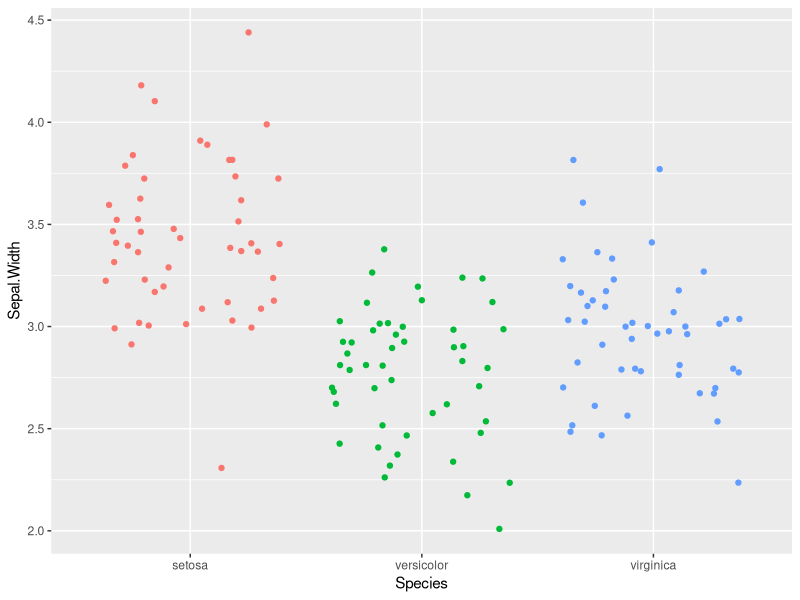
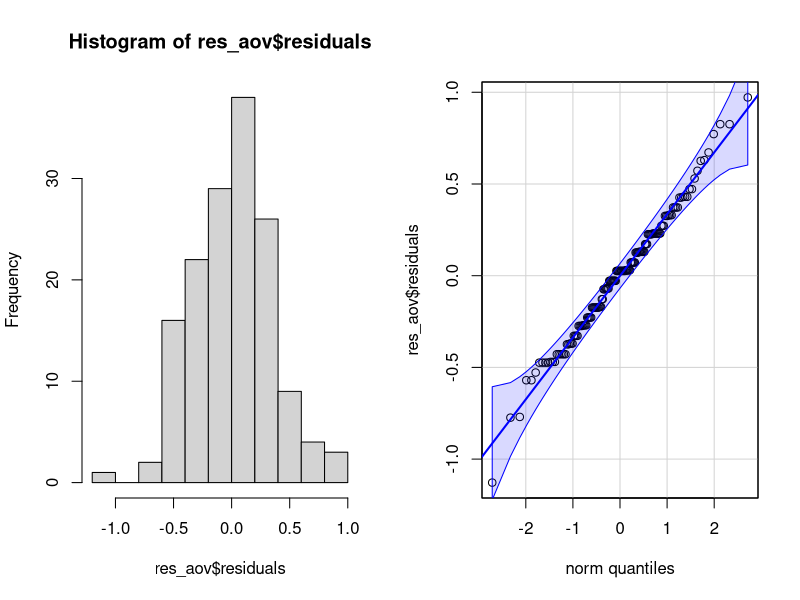
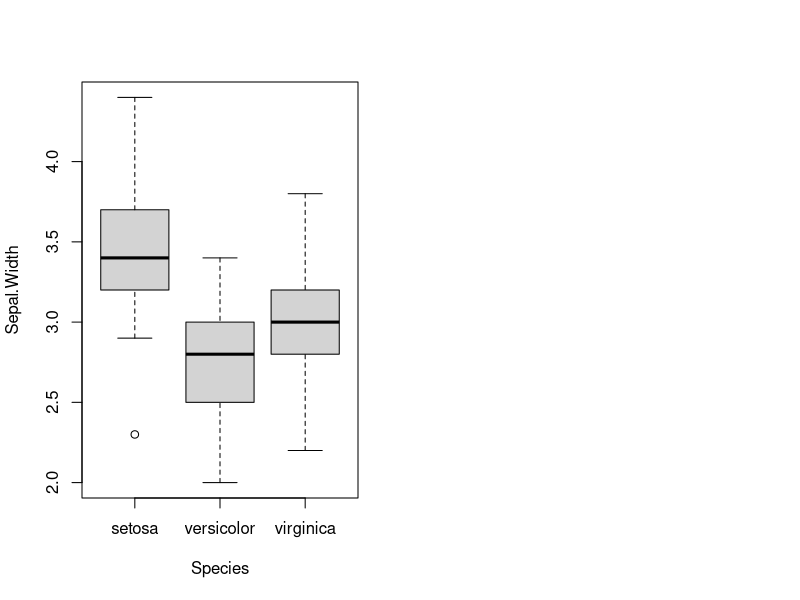
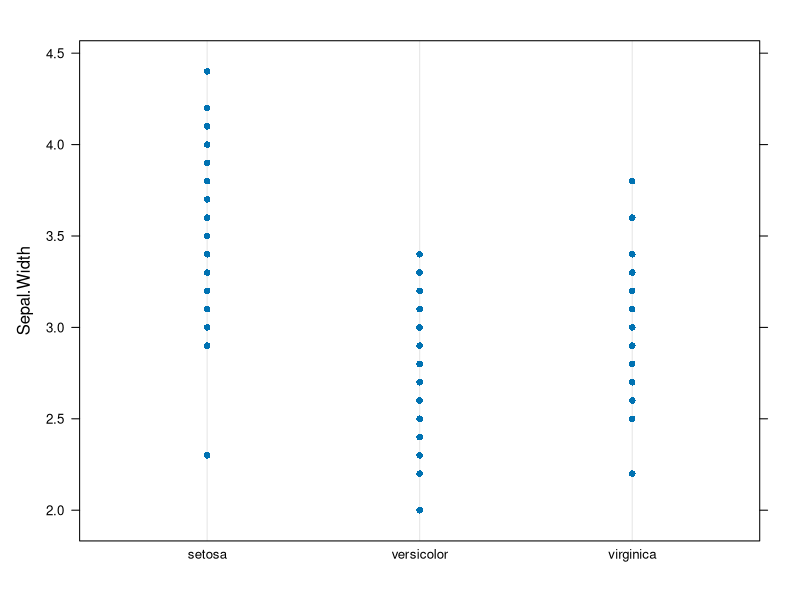
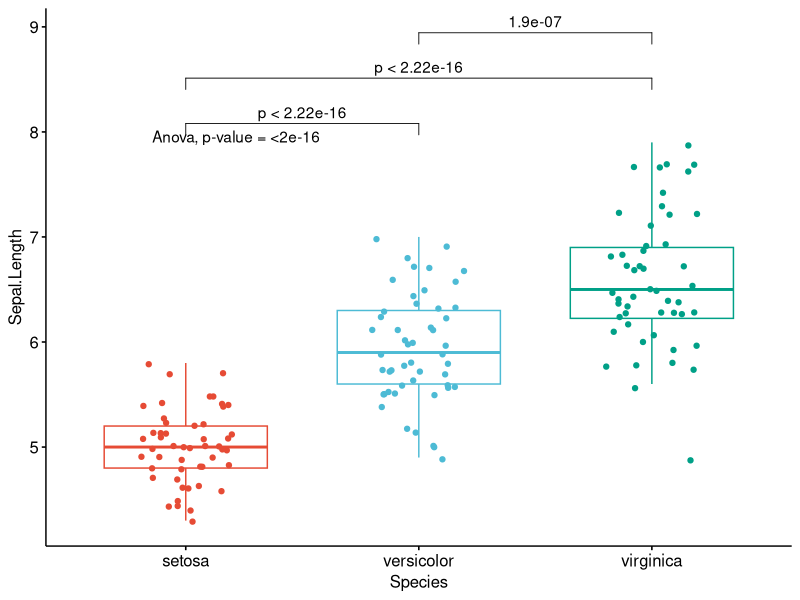
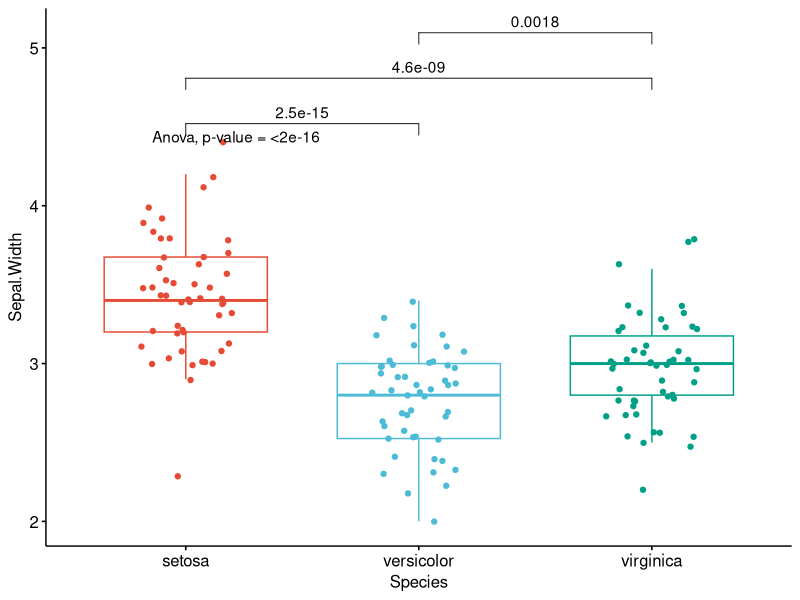
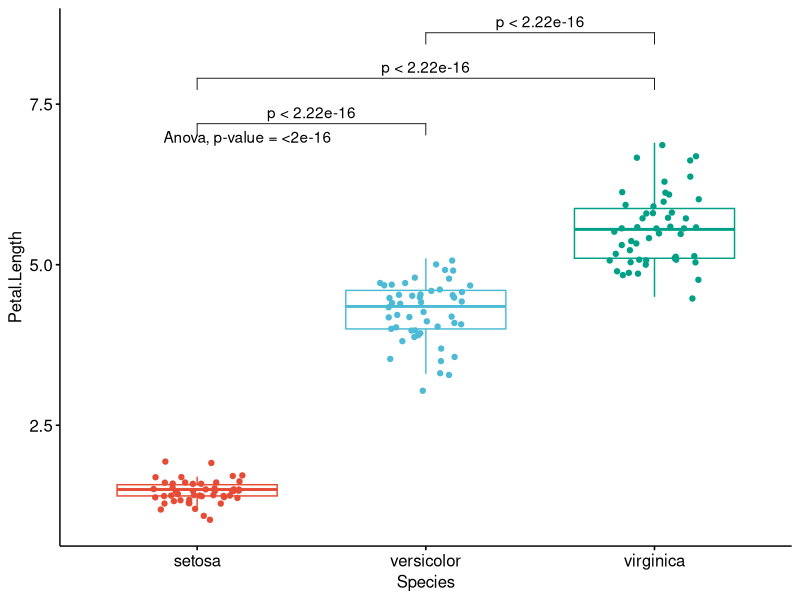
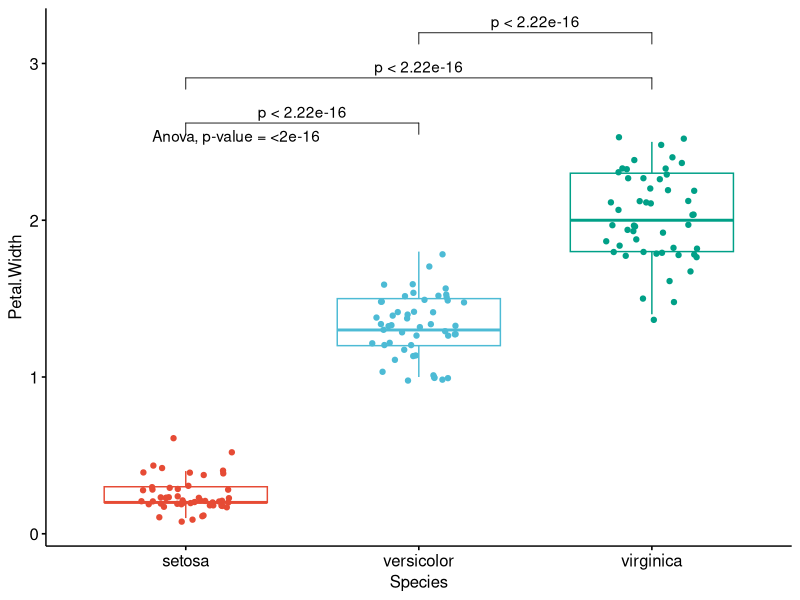

These figures' R source, in order:
## ---- chunk 1
#paquetes R a utilizar
library(tidyverse)
## ---- chunk 2
#datos
tibble(iris)
## ---- chunk 3
#inspección de datos
ggplot(iris) +
  aes(x = Species, y = Sepal.Width, color = Species) +
  geom_jitter() +
  theme(legend.position = "none")
## ---- chunk 4
res_aov <- aov(Sepal.Width ~ Species,
  data = iris
)
## ---- chunk 5
par(mfrow = c(1, 2)) # combine plots

# histogram
hist(res_aov$residuals)

# QQ-plot
library(car)
qqPlot(res_aov$residuals,
  id = FALSE # id = FALSE to remove point identification
)
## ---- chunk 6
# Boxplot
boxplot(Sepal.Width ~ Species,
  data = iris
)
## ---- chunk 7
# Dotplot
library("lattice")

dotplot(Sepal.Width ~ Species,
  data = iris
)
## ---- chunk 8
# Levene's test
library(car)

leveneTest(Sepal.Width ~ Species,
  data = iris
)
## ---- chunk 9
# primer metodo:
oneway.test(Sepal.Width ~ Species,
  data = iris,
  var.equal = TRUE # asumiendo varianzas iguales
)
## ---- chunk 10
# 2nd method:
res_aov <- aov(Sepal.Width ~ Species,
  data = iris
)

summary(res_aov)
## ---- chunk 11
oneway.test(Sepal.Width ~ Species,
  data = iris,
  var.equal = FALSE # asumiendo variaciones desiguales
)
## ---- chunk 12
library(multcomp)
# Prueba de Tukey HSD:
post_test <- glht(res_aov,
  linfct = mcp(Species = "Tukey")
)
summary(post_test)
## ---- chunk 13
TukeyHSD(res_aov)
## ---- chunk 14
#paquete para p-valor en la visualización de prueba de promedios
library(ggpubr)
dat <- iris
# Editar desde aquí
x <- which(names(dat) == "Species") #variable de agrupación
y <- which(names(dat) == "Sepal.Length" #variables para la prueba de promedios
          | names(dat) == "Sepal.Width"
          | names(dat) == "Petal.Length"
          | names(dat) == "Petal.Width")
method1 <- "anova" # Una de "anova" o "kruskal.test"
method2 <- "t.test" # Una de "wilcox.test" o "t.test"
my_comparisons <- list(c("setosa", "versicolor"), c("setosa", "virginica"), c("versicolor", "virginica")) # comparaciones para pruebas de promedio
# Editar hasta aquí

# Edit at your own risk
for (i in y) {
  for (j in x) {
    p <- ggboxplot(dat,
      x = colnames(dat[j]), y = colnames(dat[i]),
      color = colnames(dat[j]),
      legend = "none",
      palette = "npg",
      add = "jitter"
    )
    print(
      p + stat_compare_means(aes(label = paste0(..method.., ", p-value = ", ..p.format..)),
        method = method1, label.y = max(dat[, i], na.rm = TRUE)
      )
      + stat_compare_means(comparisons = my_comparisons, method = method2, label = "p.format") # remove if p-value of ANOVA or Kruskal-Wallis test >= alpha
    )
  }
}
